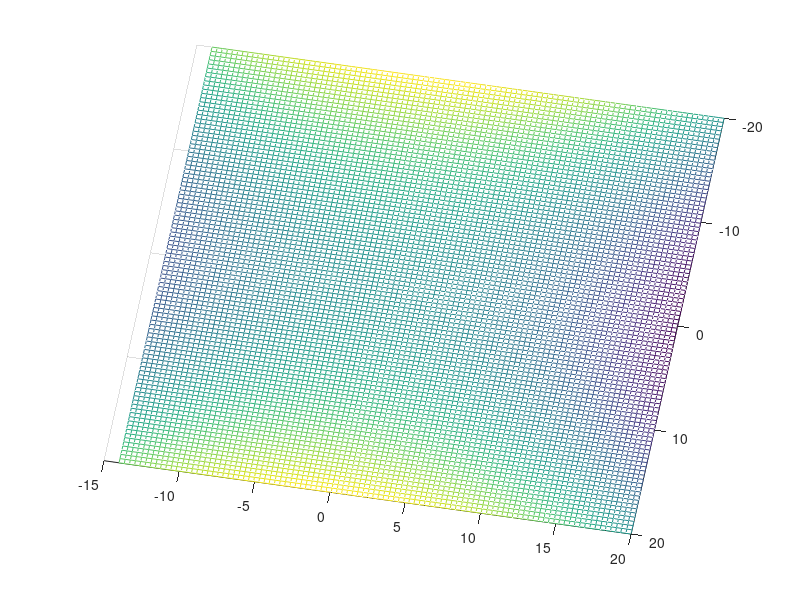

MATLAB code to generate this figure:
x = linspace(-20,20,100);
y = linspace(-14,20,100);
%z = x.^2-y.^2;
[X,Y]=meshgrid(x,y);
z = X.^2-Y.^2;
mesh(X,Y,z);
view(100,90);